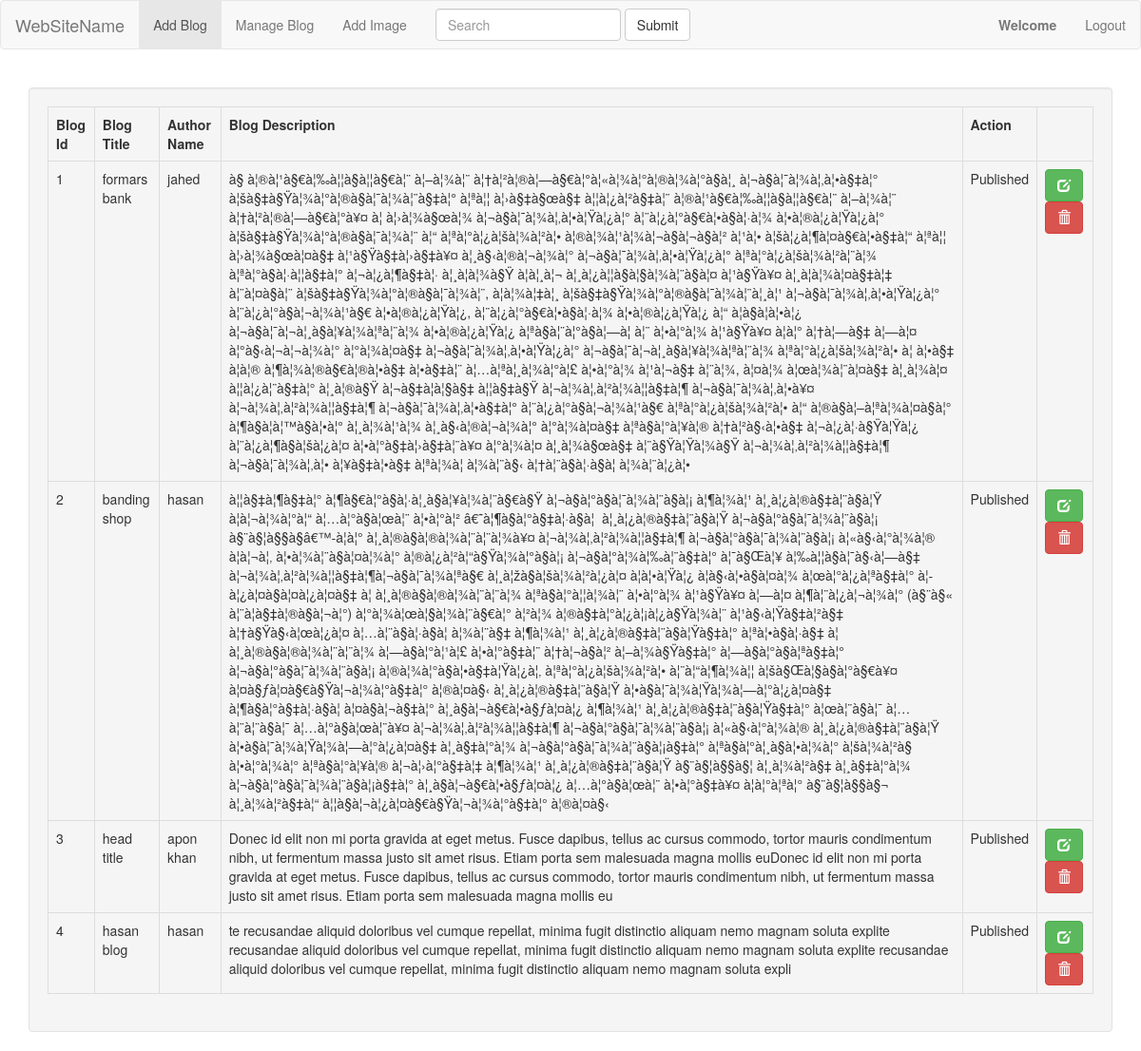
The app's page /admin/manage_blog.php with its own data.
### tables this page shows
CREATE TABLE `tbl_blog` (
  `blog_id` int(5) NOT NULL,
  `blog_title` varchar(100) NOT NULL,
  `author_name` varchar(100) NOT NULL,
  `blog_description` text NOT NULL,
  `blog_image` text NOT NULL,
  `publication_status` tinyint(1) NOT NULL
);

### class/blog.php (called while the page is built, shortened)
<?php
class Blog{
		public $connect;
	public function __construct(){
		$host='localhost';
			$user='root';
			$password='';
			$db_name='db_blog';
			$this->connect= mysqli_connect($host, $user, $password, $db_name );
	}
		public function select_all_blog_info(){
			$sql= 'SELECT * from tbl_blog';
			if (mysqli_query($this->connect, $sql)) {
				$query_result= mysqli_query($this->connect, $sql);
					return $query_result;
			}else{
				die( 'Query error!!'.mysqli_error($this->connect));
			}
		}
}

### admin/manage_blog.php (the view, shortened to what this page needs)
<?php
	require_once '../class/blog.php';
	$blog = new Blog();
	$query_result= $blog->select_all_blog_info();
?>
<!DOCTYPE html>
<html lang="en">
  <head>
    <link href="../asset/css/bootstrap.min.css" rel="stylesheet">
  </head>
  <body>
  	  	<nav class="navbar navbar-default">
	  <div class="container-fluid">
	    <div class="navbar-header">
	      <a class="navbar-brand" href="#">WebSiteName</a>
	    </div>
	    <ul class="nav navbar-nav">
	      <li class="active"><a href="dashboard.php">Add Blog</a></li>
	      <li><a href="manage_blog.php">Manage Blog</a></li>
		  <li><a href="add_image.php">Add Image</a></li>
	    </ul>
	    <form class="navbar-form navbar-left">
	    	<div class="form-group">
	    		<input type="text" class="form-control" placeholder="Search">
	    	</div>
	    	<button type="submit" class="btn btn-default">Submit</button>
	    </form>
	    <ul class="nav navbar-nav navbar-right">
	    	<li><a href=""><strong>Welcome </strong><?php echo $_SESSION['admin_name']; ?></a></li>
	    	<li><a href="?logout=logout">Logout</a></li>
	    </ul>
	  </div>
	</nav>
	<div class="container">
		<div class="row">
			<div class="col-lg-12">
				<div class="well">
					<table class="table table-bordered table-hover">
						<tr>
							<th>Blog Id</th>
							<th>Blog Title</th>
							<th>Author Name</th>
							<th>Blog Description</th>
							<th>Action</th>
						</tr>
						<?php $i=1; while ($blog_info= mysqli_fetch_assoc($query_result)) { ?>
						<tr>
							<td><?php echo $i ?></td>
							<td><?php echo $blog_info['blog_title']; ?></td>
							<td><?php echo $blog_info['author_name']; ?></td>
							<td><?php echo $blog_info['blog_description']; ?></td>
							<td><?php
								if ($blog_info['publication_status']==1) {
									echo 'Published';
								}else{
									echo 'Unpublished';
								}
								?>
							</td>
							<td>
								<a href="update_blog.php?id=<?php echo $blog_info['blog_id']; ?> " class="btn btn-success" title="Edit">
									<span class="glyphicon glyphicon-edit "></span>
								</a>
								<a href="?status=delete&&id=<?php echo $blog_info['blog_id']; ?>" class="btn btn-danger" title="Delete" onclick=" return checkDelete();">
									<span class="glyphicon glyphicon-trash "></span>
								</a>
							</td>
						</tr>
						<?php $i++; } ?>
					</table>
				</div>
			</div>
		</div>
	</div>
  </body>
</html>

### records on screen
tbl_blog: blog_title "formars bank", author_name "jahed", blog_description "à§­ à¦®à¦¹à§€à¦‰à¦¦à§à¦¦à§€à¦¨ à¦–à¦¾à¦¨ à¦†à¦²à¦®à¦—à§€à¦°à¦«à¦¾à¦°à¦®à¦¾à¦°à§à¦¸ à¦¬à§à¦¯à¦¾à¦‚à¦•à§‡à¦° à¦šà§‡à§Ÿà¦¾à¦°à¦®à§à¦¯à¦¾à¦¨à§‡à¦° à¦ªà¦¦ à¦›à§‡à§œà§‡ à¦¦à¦¿à¦²à§‡à¦¨ à¦®à¦¹à§€à¦‰à¦¦à§à¦¦à§€à¦¨ à¦–à¦¾à¦¨ à¦†à¦²à¦®à¦—à§€à¦°à¥¤ à¦ à¦›à¦¾à§œà¦¾ à¦¬à§à¦¯à¦¾à¦‚à¦•à¦Ÿà¦¿à¦° à¦¨à¦¿à¦°à§€à¦•à§à¦·à¦¾ à¦•à¦®à¦¿à¦Ÿà¦¿à¦° à¦šà§‡à§Ÿà¦¾à¦°à¦®à§à¦¯à¦¾à¦¨ à¦“ à¦ªà¦°à¦¿à¦šà¦¾à¦²à¦• à¦®à¦¾à¦¹à¦¾à¦¬à§à¦¬à§à¦² à¦¹à¦• à¦šà¦¿à¦¶à¦¤à§€à¦•à§‡à¦“ à¦ªà¦¦ à¦›à¦¾à§œà¦¤à§‡ à¦¹à§Ÿà§‡à¦›à§‡à¥¤ à¦¸à§‹à¦®à¦¬à¦¾à¦° à¦¬à§à¦¯à¦¾à¦‚à¦•à¦Ÿà¦¿à¦° à¦ªà¦°à¦¿à¦šà¦¾à¦²à¦¨à¦¾ à¦ªà¦°à§à¦·à¦¦à§‡à¦° à¦¬à¦¿à¦¶à§‡à¦· à¦¸à¦­à¦¾à§Ÿ à¦à¦¸à¦¬ à¦¸à¦¿à¦¦à§à¦§à¦¾à¦¨à§à¦¤ à¦¹à§Ÿà¥¤ à¦¸à¦­à¦¾à¦¤à§‡à¦‡ à¦¨à¦¤à§à¦¨…", publication_status "Published"
tbl_blog: blog_title "banding shop", author_name "hasan", blog_description "à¦¦à§‡à¦¶à§‡à¦° à¦¶à§€à¦°à§à¦·à¦¸à§à¦¥à¦¾à¦¨à§€à§Ÿ à¦¬à§à¦°à§à¦¯à¦¾à¦¨à§à¦¡ à¦¶à¦¾à¦¹ à¦¸à¦¿à¦®à§‡à¦¨à§à¦Ÿ à¦à¦¬à¦¾à¦°à¦“ à¦…à¦°à§à¦œà¦¨ à¦•à¦°à¦² â€˜à¦¶à§à¦°à§‡à¦·à§à¦ à¦¸à¦¿à¦®à§‡à¦¨à§à¦Ÿ à¦¬à§à¦°à§à¦¯à¦¾à¦¨à§à¦¡ à§¨à§¦à§§à§­â€™-à¦à¦° à¦¸à¦®à§à¦®à¦¾à¦¨à¦¨à¦¾à¥¤ à¦¬à¦¾à¦‚à¦²à¦¾à¦¦à§‡à¦¶ à¦¬à§à¦°à§à¦¯à¦¾à¦¨à§à¦¡ à¦«à§‹à¦°à¦¾à¦® à¦à¦¬à¦‚ à¦•à¦¾à¦¨à§à¦¤à¦¾à¦° à¦®à¦¿à¦²à¦“à§Ÿà¦¾à¦°à§à¦¡ à¦¬à§à¦°à¦¾à¦‰à¦¨à§‡à¦° à¦¯à§Œà¦¥ à¦‰à¦¦à§à¦¯à§‹à¦—à§‡ à¦¬à¦¾à¦‚à¦²à¦¾à¦¦à§‡à¦¶à¦¬à§à¦¯à¦¾à¦ªà§€ à¦¸à¦žà§à¦šà¦¾à¦²à¦¿à¦¤ à¦à¦•à¦Ÿà¦¿ à¦­à§‹à¦•à§à¦¤à¦¾ à¦œà¦°à¦¿à¦ªà§‡à¦° à¦­à¦¿à¦¤à§à¦¤à¦¿à¦¤à§‡ à¦ à¦¸à¦®à§à¦®à¦¾à¦¨à¦¨à¦¾ à¦ªà§à¦°à¦¦à¦¾à¦¨ à¦•à¦°à¦¾ à¦¹à§Ÿà¥¤ à¦—à¦¤…", publication_status "Published"
tbl_blog: blog_title "head title", author_name "apon khan", blog_description "Donec id elit non mi porta gravida at eget metus. Fusce dapibus, tellus ac cursus commodo, tortor mauris condimentum nibh, ut fermentum massa justo sit amet risus. Etiam porta sem malesuada magna mollis euDonec id elit non mi porta gravida at eget metus. Fusce dapibus, tellus ac cursus commodo, tortor mauris condimentum nibh, ut fermentum massa justo sit amet risus. Etiam porta sem malesuada magna mollis eu", publication_status "Published"
tbl_blog: blog_title "hasan blog", author_name "hasan", blog_description "te recusandae aliquid doloribus vel cumque repellat, minima fugit distinctio aliquam nemo magnam soluta explite recusandae aliquid doloribus vel cumque repellat, minima fugit distinctio aliquam nemo magnam soluta explite recusandae aliquid doloribus vel cumque repellat, minima fugit distinctio aliquam nemo magnam soluta expli", publication_status "Published"
